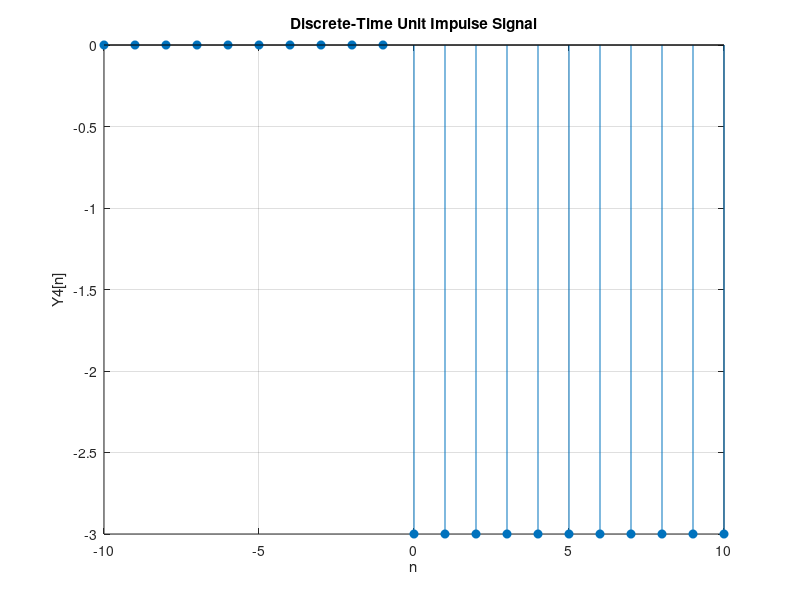

Here is the MATLAB script that generated this plot:
clc;
clear;
close all;
n = -10:10;
x = 2 * (n >= 0);
stem(n, x, 'filled');
xlabel('n');
ylabel('Y2[n]');
title('Discrete-Time Unit Impulse Signal');
grid on; 


 
clc;
clear;
close all;
n = -10:10;
x = -3 * (n >= 0);
stem(n, x, 'filled');
xlabel('n');
ylabel('Y4[n]');
title('Discrete-Time Unit Impulse Signal');
grid on; 
